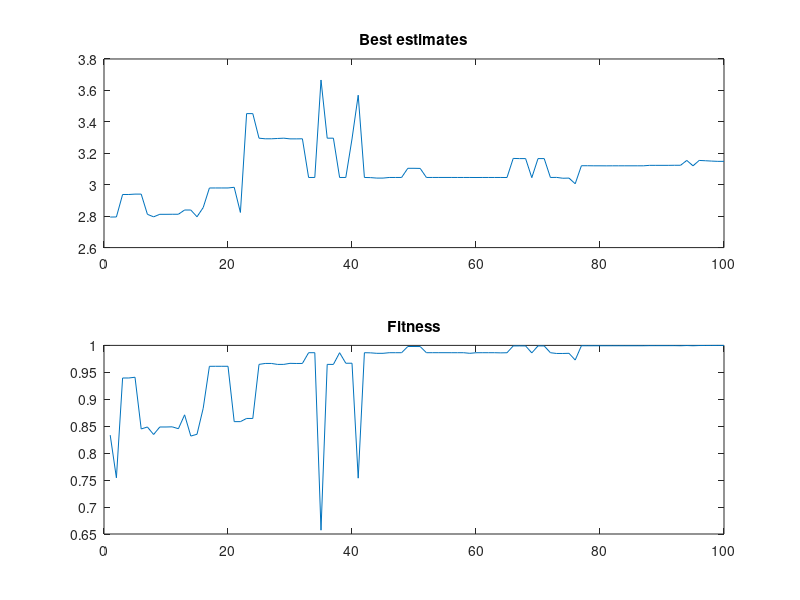

This chart was generated by the following MATLAB code:
% Genetic Algorithm (Simple Demo) Matlab/Octave Program
% Written by X S Yang (Cambridge University)
% Usage: gasimple or gasimple('x*exp(-x)');
function [bestsol, bestfun, count]=gasimple(funstr)
global solnew sol pop popnew fitness fitold f range;
if nargin<1,
% Easom Function with fmax=l at x=pi
funstr='-cos(x)*exp(-(x-3.1415926)^2)';
end
range=[-10 10]; % Range/Domain
% Converting to an inline function
f=vectorize(inline(funstr));
% Initializing the parameters
rand('state' ,0'); % Reset the random generator
popsize=20; % Population size
MaxGen=100; % Max number of generations
count=0;    % counter
nsite=2;    % number of mutation sites
pc=0.95;    % Crossover probability
pm=0.05;    % Mutation probability
nsbit=16;   % String length (bits)
% Generating the initial population
popnew=init_gen(popsize,nsbit);
fitness=zeros(1,popsize); % fitness array
% Display the shape of the function
%x=range(1):0.1:range(2); plot(x,f(x));
% Initialize solution <- initial population
for i=1:popsize,
solnew(i)=bintodec(popnew(i,:));
end
% Start the evolution loop
for i=1:MaxGen,
    % Record as the history
    fitold=fitness; pop=popnew; sol=solnew;
   for j=1:popsize,
   % Crossover pair
   ii=floor(popsize*rand)+1; jj=floor(popsize*rand)+1;
   % Cross over
   if pc>rand,
      [popnew(ii,:),popnew(jj,:)]=crossover(pop(ii,:),pop(jj,:));
   % Evaluate the new pairs
    count=count+2;
    evolve(ii); evolve(jj);
end

% Mutation at n sites
 if pm>rand,
  kk=floor(popsize*rand)+1; count=count+1;
  popnew(kk,:)=mutate(pop(kk,:),nsite);
  evolve(kk);
 end
end % end for j
% Record the current best
bestfun(i)=max(fitness);
% WTF? Why the mean?
bestfun(i)==fitness
sol(bestfun(i)==fitness)
bestsol(i)=mean(sol(bestfun(i)==fitness));
end
% Display results
set(gcf,'color','w');
subplot (2,1,1); plot(bestsol); title('Best estimates');
subplot(2,1,2); plot(bestfun); title('Fitness');
% All the sub functions
% generation of the initial population
function pop=init_gen(np,nsbit)
% String length=nsbit+l with pop(:,l) for the Sign
pop=rand(np,nsbit+1)>0.5;
% Evolving the new generation
function evolve(j)
global solnew popnew fitness fitold pop sol f;
solnew(j)=bintodec(popnew(j,:));
fitness(j)=f(solnew(j));
if fitness(j)>fitold(j),
pop(j,:)=popnew(j,:);
sol(j)=solnew(j);
end
% Convert a binary string into a decimal number
function [dec]=bintodec(bin)
global range;
% Length of the string without sign
nn=length(bin)-1;
num=bin(2:end); % get the binary
% Sign=+1 if bin(l)=0; Sign=-l if bin(l)=l.
Sign=1-2*bin(1);
dec=0;
% floating point/decimal place in a binary string
dp=floor(log2(max(abs(range))));
for i=1:nn,
dec=dec+num(i)*2^(dp-i);
end
dec=dec*Sign;
% Crossover operator
function [c,d]=crossover(a,b)

nn=length(a)-1;
% generating a random crossover point
cpoint=floor(nn*rand)+1;
c=[a(1:cpoint) b(cpoint+1:end)];
d=[b(1:cpoint) a(cpoint+1:end)];
% Mutatation operator
function anew=mutate(a,nsite)
nn=length(a); anew=a;
for i=1:nsite,
j=floor(rand*nn)+1;
anew(j)=mod(a(j)+1,2);
end
